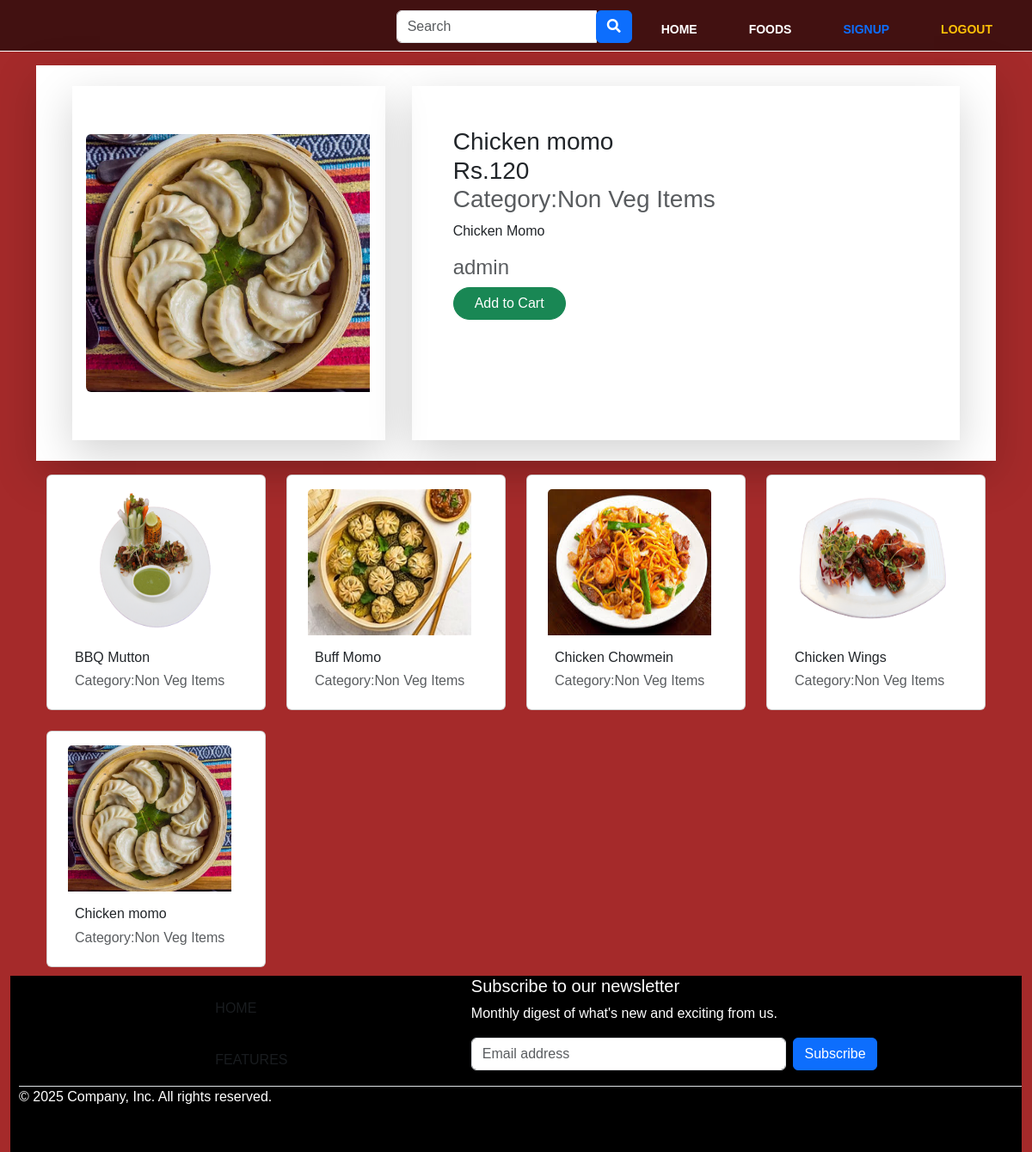
/fooddetails/15, run on the app's committed database.
### demo_app/models.py (models this page shows, shortened)
class Food(models.Model):
	food_name=models.CharField(max_length=100)
	food_price=models.PositiveIntegerField()
	Food_image=models.FileField(upload_to='static/uploads',null=True)
	food_description=models.TextField()
	created_by=models.CharField(max_length=50)
	category=models.ForeignKey(Category,on_delete=models.CASCADE,null=True)
	is_available = models.BooleanField(default=True)

class Category(models.Model):
	category_name=models.CharField(max_length=200,unique=True)
	def __str__(self):
		return self.category_name

### userspage/views.py (the view)
# urls.py: path('fooddetails/<int:food_id>',views.food_details),
def food_details(request,food_id):
	food=Food.objects.get(id=food_id)
	category = Category.objects.get(id=food.category.id)
	recommended_food = get_recommended_food(category.id)
	context={
		'food':food,
		'recommended_foods':recommended_food,
	}
	return render(request,'client/fooddetails.html',context)

### demo_app/context_processors.py (called while the page is built)
def menu_links(request):
    links = Category.objects.all()
    return dict(links=links)

### userspage/views.py (called while the page is built)
def get_recommended_food(category_id):
    food_list= list(Food.objects.filter(category__id=category_id))
    for i in range(len(food_list)):
        for j in range(0, len(food_list) - i - 1):
            if food_list[j].food_name > food_list[j + 1].food_name:
                food_list[j], food_list[j + 1] = food_list[j + 1], food_list[j]
    return food_list

### userspage/templates/client/fooddetails.html (shortened to what this page needs)
{% extends "client/layouts.html" %} {% load static %}  {% block main_content %}
<div class="container mt-3">
  <div class="bg-white">
    <div class="shadow-lg mb-3">
      <div class="row d-flex justify-content-evenly p-4">
        <div class="col-md-4 p-2 shadow-lg" data-aos="fade-up-right">
          <a href="/add_to_cart/{{food.id}}"><img
            src="/{{food.Food_image}}"
            class="img-fluid rounded-start mt-5 ms-2 mb-5"
            alt="{{food.food_name}}" style="height: 300px; width: 330px;"
          /></a>
        </div>
        <div class="col-md-7 shadow-lg p-5" data-aos="fade-up-right">
          <div class="card-body">
            <h3 class="card-title">{{food.food_name}}</h3>
            <h3 class="card-title">Rs.{{food.food_price}}</h3>
            <h3 class="text-muted">Category:{{food.category}}</h3>
            <p class="card-text">{{food.food_description}}</p>
            <h4 class="text-muted">{{food.created_by}}</h4>
            <a href="/add_to_cart/{{food.id}}"
              ><button class="btn btn-success px-4 rounded-pill">
                Add to Cart
              </button></a
            >
          </div>
        </div>
      </div>
    </div>
  </div>
<div class="container mt-1">
  <div class="row row-cols-1 row-cols-md-4 g-4">
    {% for food in recommended_foods %}
    <div class="col" data-aos="zoom-out-up">
      <div class="card products">
        <a href="/fooddetails/{{food.id}}"><img
          src="/{{food.Food_image}} " style="height: 170px; width: 190px; "
          class="card-img-top mt-3 ms-4"
          alt="{{recipy.food_name}}"
          title="{{food.food_name}}"
        /></a>
        <div class="card-body">
          <h6 class="card-title ps-3">{{food.food_name}}</h6>
          <h6 class="text-muted ms-3">Category:{{food.category}}</h6>
        </div>
      </div>
    </div>
    {% endfor %}
  </div>
</div>
{% endblock %}

### data on the page
Food: Food_image (picture), food_name "Chicken momo", food_price "120", category "Non Veg Items", food_description "Chicken Momo", created_by "admin"
Food: Food_image (picture), food_name "BBQ Mutton", category "Non Veg Items"
Food: Food_image (picture), food_name "Buff Momo", category "Non Veg Items"
Food: Food_image (picture), food_name "Chicken Chowmein", category "Non Veg Items"
Food: Food_image (picture), food_name "Chicken Wings", category "Non Veg Items"
